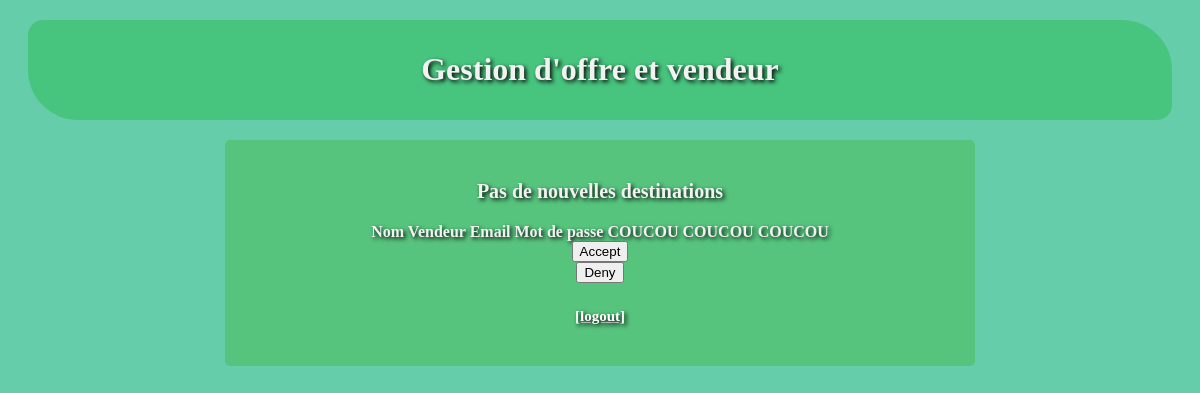
The page /Odyssee/admin (signed in) on the database as committed earlier.
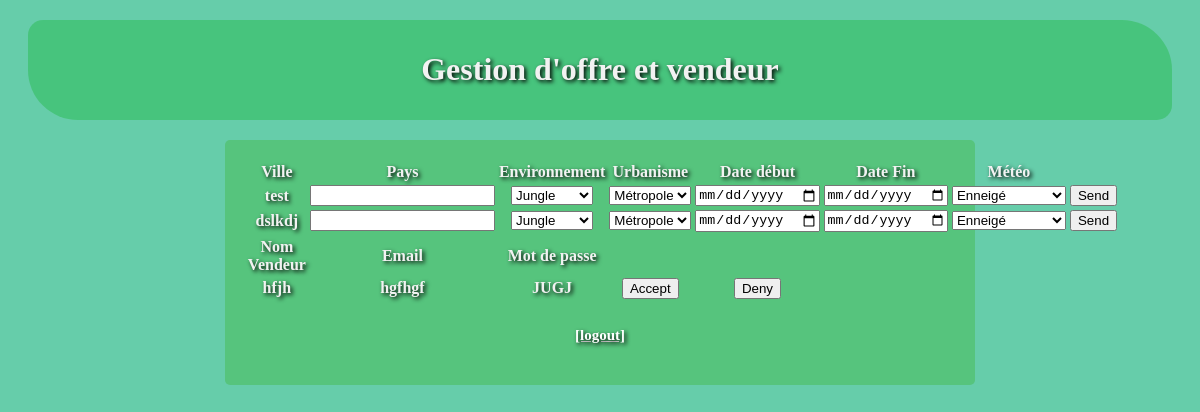
The same page on the database as committed later.
### tables this page shows
CREATE TABLE Vendeur(
nom_vendeur VARCHAR(255) UNIQUE,
email VARCHAR(255) UNIQUE,
mdp VARCHAR(255),
validation INT,
PRIMARY KEY(nom_vendeur)
);

CREATE TABLE Destination (
ville VARCHAR(255),
pays VARCHAR(255),
environnement VARCHAR(255),
urbanisme VARCHAR(255),
PRIMARY KEY(ville)
);

### server.py (the view)
@app.route('/Odyssee/admin')    #Affichage page admin
def gerer():
    try:
        if(session['logged'] == True and session['username']== 'ADMIN'):
            liste_new_dest=prog.get_new_dest()
            liste_new_vendeurs=prog.get_new_vendeur()
            return render_template('admin.html',liste1=liste_new_dest, liste2 = liste_new_vendeurs)
        else:
            return redirect(url_for('page_accueil'))
    except:
        return redirect(url_for('log_page'))

### prog.py (called while the page is built)
def get_new_dest(): #Récupère les nouvelles destinations
    villes=[]
    engine = create_engine('sqlite:///BASEWEB.db', echo=True)
    connection = engine.connect()
    for row in connection.execute("select d.ville from Destination as d where (d.pays is NULL)"):
        villes.append(row)
    connection.close()
    return villes

def get_new_vendeur():  #Récupère les nouveaux vendeurs
    vendeurs=[]
    engine = create_engine('sqlite:///BASEWEB.db', echo=True)
    connection = engine.connect()
    for row in connection.execute("select nom_vendeur, email, mdp from Vendeur where (validation is NULL)"):
        vendeurs.append(row)
    connection.close()
    return vendeurs

### templates/admin.html (shortened to what this page needs)
<!DOCTYPE html>
<html lang="en" dir="ltr">
  <head>
    <div class="header">
    <h1>Gestion d'offre et vendeur</h1>
  </div>
  </head>
  <body>
      <div class="center">
        {%if liste1!=[]%}
         <table>
          <thead>
            <tr>
            <th>Ville</th>
            <th>Pays</th>
            <th>Environnement</th>
            <th>Urbanisme</th>
            <th>Date début</th>
            <th>Date Fin</th>
            <th>Météo</th>
            </tr>
        </thead>
        <tbody>
            {% for data in liste1%}
            <tr>
              {%for data_2 in data%}
              <form class="" action="http://localhost:5000/new_dest" method="post">
              <td>{{data_2}}</td>
                <td> <input type="text" name="pays" id="pays" required minlength="2"></td>
                <td> <select class="" name="environnement">
                  <option value="jungle">Jungle</option>
                </select></td>
                <td>   <select class="" name="urbanisme">
                    <option value="metropole">Métropole</option>
                  </select></td>
                <td> <input type="date" name="date_debut" id="date_debut" required minlength="2"></td>
                <td> <input type="date" name="date_fin" id="date_fin" required minlength="2"></td>
                <td>
                <select class="" name="meteo">
                  <option value="neige">Enneigé</option>
                </select></td>
                <td> <button type="submit" name="send">Send</button></td>
              </form>
              {%endfor%}
            </tr>
            {%endfor%}
            {%else%}
              <p> Pas de nouvelles destinations </p>
            {%endif%}
            {%if liste2!=[]%}
            <th>Nom Vendeur</th>
            <th>Email</th>
            <th>Mot de passe</th>
            {% for data in liste2%}
            <tr>
              {%for data_2 in data%}
                  <td>  {{data_2}} </td>
              {%endfor%}
                <form class="" action="http://localhost:5000/new_vend_accept" method="post" id="accept">
                <td> <button type="submit" name="accept" form="accept">Accept</button></td>
                </form>
              <form class="" action="http://localhost:5000/new_vend_deny" method="post" id="deny">
              <td> <button type="submit" name="deny" form="deny">Deny</button></td>
              </form>
            </tr>
            {%endfor%}
        </tbody>
        {%else%}
          <p> Pas de nouveaux vendeurs </p>
        {%endif%}
      </table>
    <p>
      <a href="/logout">[logout]</a>
    </p>
  </body>
</html>

### templates/admin.html (style rules this page uses)
.header { background-color: rgba(0,175,20,0.3); color:#f2f2f2; text-shadow: 2px 2px 4px #000000; border-radius: 15px 50px; font-family: "Courrier New", Times, serif; padding:10px; margin: 20px; text-align: center; }
.center { margin: auto; width: 60%; padding: 10 px; background-color:rgba(50,175,20,0.3); text-align: center; text-shadow: 2px 2px 4px #000000; font-family: "Courrier New", Times, serif; font-weight: bold; color:#f2f2f2; }
body { background-color: #66CDAA; background-image: linear-gradient(to top left, #66CDAA, #48D1CC) background_size: cover; }
div { border-radius: 5px; background-color: #f2f2f2; padding: 20px; }
a:link { font-size: 15px; color:white; }
p { font-size: 20px; }

Rows that differ between the two databases and show on the page:
removed Vendeur: nom_vendeur "COUCOU", email "COUCOU", mdp "COUCOU"
added Destination: ville "test"
added Destination: ville "dslkdj"
added Vendeur: nom_vendeur "hfjh", email "hgfhgf", mdp "JUGJ"
Other text that changed with them:
text no longer shown: "Pas de nouvelles destinations"
text now shown: "Ville Pays Environnement Urbanisme Date début Date Fin Météo"
